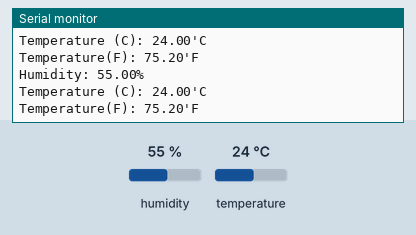
Simulated run of this sketch. Board: ESP8266 (NodeMCU). Shown: the last lines printed to the serial monitor. The test bench sets the inputs (shaded band); at power-on: humidity 55 %, temperature 24 °C.

Above: at 10.8 s.
10.9 s: humidity set to 22 %
At 20.7 s:
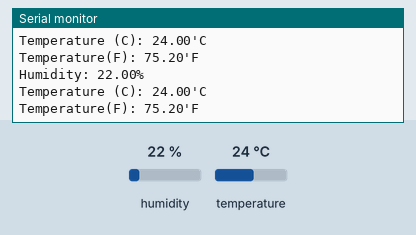
20.9 s: temperature set to 12 °C
At 30.7 s:
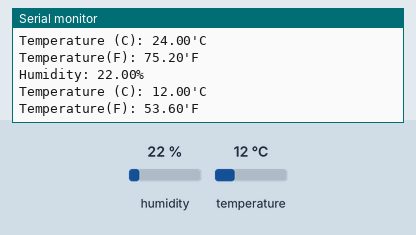
30.9 s: humidity set to 40 %
At 41.0 s:
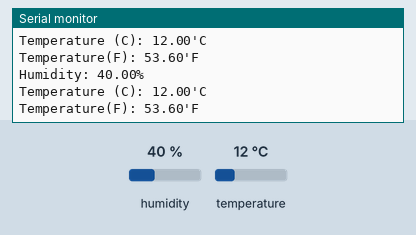
Timing chart, 0 to 42.5 s (numbered marks = the images above; inputs shaded):
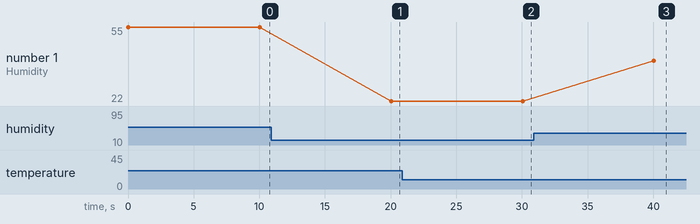

Measured:
- after the input at 10.9 s, the serial monitor: prints a new line after 9.1 s (image 1)
- after the input at 20.9 s, the serial monitor: prints a new line after 9.2 s (image 2)
- after the input at 30.9 s, the serial monitor: prints a new line after 9.2 s (image 3)
- plotted number 1: 55 → 22 after the input at 10.9 s, 22 → 40 after the input at 30.9 s

The sketch:

humidity.ino
```cpp
#include "DHT.h"

#define dhtPin D6
#define DHTYPE DHT22

DHT dht(dhtPin, DHTYPE);

long BR = 9600;

void setup() {
  Serial.begin(BR);
  Serial.setTimeout(2000);
  while(!Serial);
  dht.begin();
  Serial.println("Dvice has started.");
}

void loop() {
  float h = dht.readHumidity();
  float tempCel = dht.readTemperature();
  float tempFah = dht.readTemperature(true);
  if (isnan(h) || isnan(tempCel) || isnan(tempFah)) {
    Serial.println("Failed to retrieve from DHT sensor.");
    return;
  }
  Serial.print("Humidity: ");
  Serial.print(h);
  Serial.println("%");

  Serial.print("Temperature (C): ");
  Serial.print(tempCel);
  Serial.println("'C");

  Serial.print("Temperature(F): ");
  Serial.print(tempFah);
  Serial.println("'F");

  delay(10000);
  }
```
